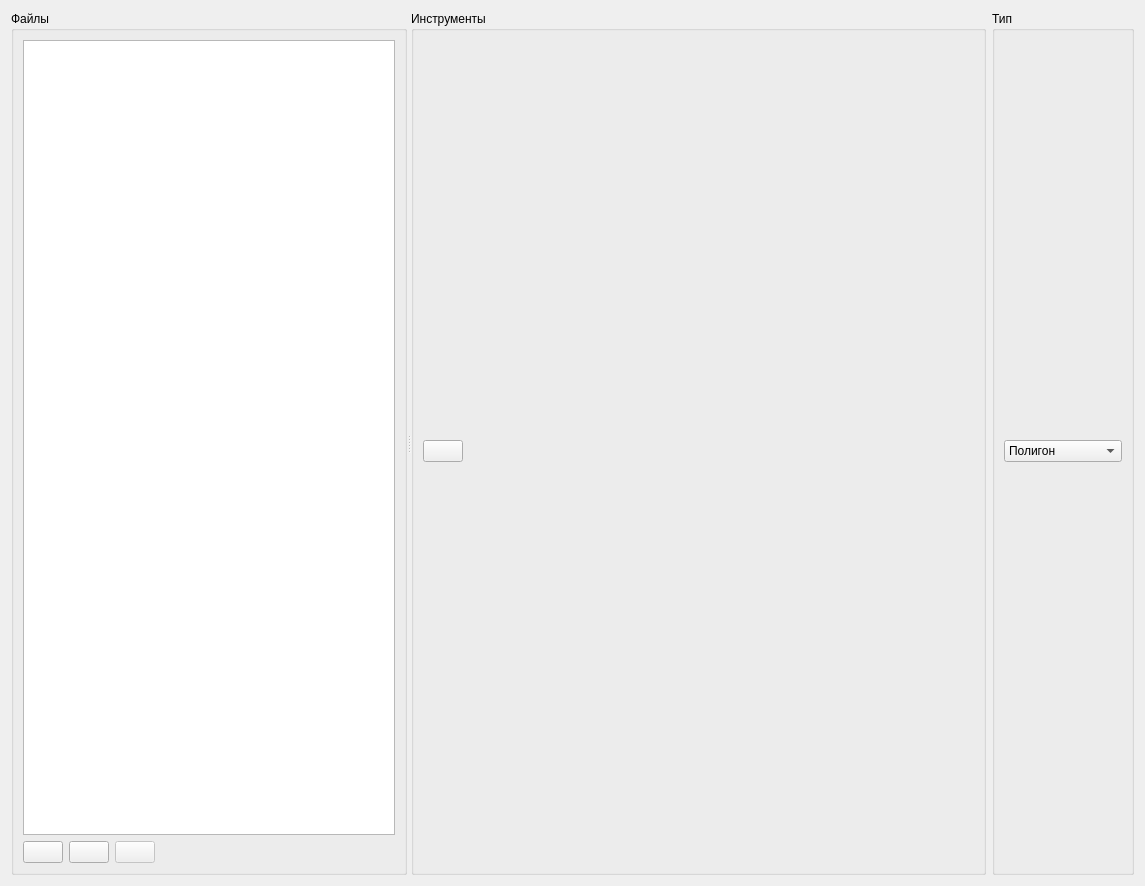
<?xml version="1.0" encoding="UTF-8"?>
<ui version="4.0">
 <class>GhastlyLion</class>
 <widget class="QWidget" name="GhastlyLion">
  <property name="geometry">
   <rect>
    <x>0</x>
    <y>0</y>
    <width>1145</width>
    <height>886</height>
   </rect>
  </property>
  <property name="windowTitle">
   <string>Жуткий лев - рисователь физических форм для Box2D</string>
  </property>
  <property name="windowIcon">
   <iconset resource="resources.qrc">
    <normaloff>:/main/lion.png</normaloff>:/main/lion.png</iconset>
  </property>
  <layout class="QHBoxLayout" name="horizontalLayout_3">
   <item>
    <widget class="QSplitter" name="splitter">
     <property name="orientation">
      <enum>Qt::Horizontal</enum>
     </property>
     <widget class="QGroupBox" name="groupBox_2">
      <property name="baseSize">
       <size>
        <width>0</width>
        <height>0</height>
       </size>
      </property>
      <property name="title">
       <string>Файлы</string>
      </property>
      <layout class="QVBoxLayout" name="verticalLayout">
       <item>
        <widget class="QListWidget" name="imagesList"/>
       </item>
       <item>
        <layout class="QHBoxLayout" name="horizontalLayout_2">
         <item>
          <widget class="QPushButton" name="addImages">
           <property name="toolTip">
            <string>Добавить файлы</string>
           </property>
           <property name="whatsThis">
            <string/>
           </property>
           <property name="text">
            <string/>
           </property>
           <property name="icon">
            <iconset resource="resources.qrc">
             <normaloff>:/main/ajouter.png</normaloff>:/main/ajouter.png</iconset>
           </property>
           <property name="iconSize">
            <size>
             <width>64</width>
             <height>64</height>
            </size>
           </property>
          </widget>
         </item>
         <item>
          <widget class="QPushButton" name="openFolder">
           <property name="toolTip">
            <string>Открыть директорию</string>
           </property>
           <property name="whatsThis">
            <string/>
           </property>
           <property name="text">
            <string/>
           </property>
           <property name="icon">
            <iconset resource="resources.qrc">
             <normaloff>:/main/dossierbleu_download.png</normaloff>:/main/dossierbleu_download.png</iconset>
           </property>
           <property name="iconSize">
            <size>
             <width>64</width>
             <height>64</height>
            </size>
           </property>
          </widget>
         </item>
         <item>
          <widget class="QPushButton" name="removeImages">
           <property name="enabled">
            <bool>false</bool>
           </property>
           <property name="toolTip">
            <string>Убрать файлы</string>
           </property>
           <property name="whatsThis">
            <string/>
           </property>
           <property name="text">
            <string/>
           </property>
           <property name="icon">
            <iconset resource="resources.qrc">
             <normaloff>:/main/supprimer.png</normaloff>:/main/supprimer.png</iconset>
           </property>
           <property name="iconSize">
            <size>
             <width>64</width>
             <height>64</height>
            </size>
           </property>
          </widget>
         </item>
         <item>
          <spacer name="horizontalSpacer_2">
           <property name="orientation">
            <enum>Qt::Horizontal</enum>
           </property>
           <property name="sizeHint" stdset="0">
            <size>
             <width>40</width>
             <height>20</height>
            </size>
           </property>
          </spacer>
         </item>
        </layout>
       </item>
      </layout>
     </widget>
     <widget class="QWidget" name="verticalLayoutWidget">
      <layout class="QVBoxLayout" name="workLayout">
       <item>
        <layout class="QHBoxLayout" name="horizontalLayout_4">
         <item>
          <widget class="QGroupBox" name="groupBox">
           <property name="title">
            <string>Инструменты</string>
           </property>
           <layout class="QHBoxLayout" name="horizontalLayout">
            <item>
             <widget class="QPushButton" name="save">
              <property name="toolTip">
               <string>Сохранить полигоны</string>
              </property>
              <property name="text">
               <string/>
              </property>
              <property name="icon">
               <iconset resource="resources.qrc">
                <normaloff>:/main/floppy.png</normaloff>:/main/floppy.png</iconset>
              </property>
              <property name="iconSize">
               <size>
                <width>64</width>
                <height>64</height>
               </size>
              </property>
             </widget>
            </item>
            <item>
             <spacer name="horizontalSpacer">
              <property name="orientation">
               <enum>Qt::Horizontal</enum>
              </property>
              <property name="sizeHint" stdset="0">
               <size>
                <width>299</width>
                <height>20</height>
               </size>
              </property>
             </spacer>
            </item>
           </layout>
          </widget>
         </item>
         <item>
          <widget class="QGroupBox" name="groupBox_3">
           <property name="title">
            <string>Тип</string>
           </property>
           <layout class="QVBoxLayout" name="verticalLayout_2">
            <item>
             <widget class="QComboBox" name="type">
              <item>
               <property name="text">
                <string>Полигон</string>
               </property>
              </item>
              <item>
               <property name="text">
                <string>Прямоугольник</string>
               </property>
              </item>
              <item>
               <property name="text">
                <string>Круг</string>
               </property>
              </item>
             </widget>
            </item>
           </layout>
          </widget>
         </item>
        </layout>
       </item>
      </layout>
     </widget>
    </widget>
   </item>
  </layout>
 </widget>
 <resources>
  <include location="resources.qrc"/>
 </resources>
 <connections/>
</ui>
